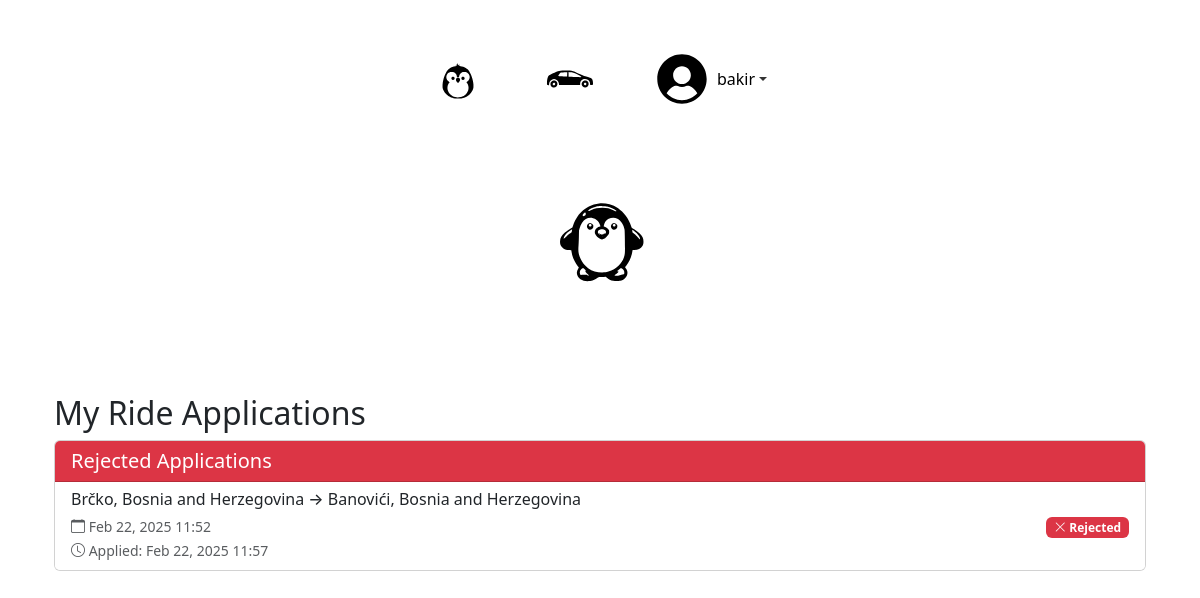
The app's page /profile/sent_rides/ (signed in), older data.
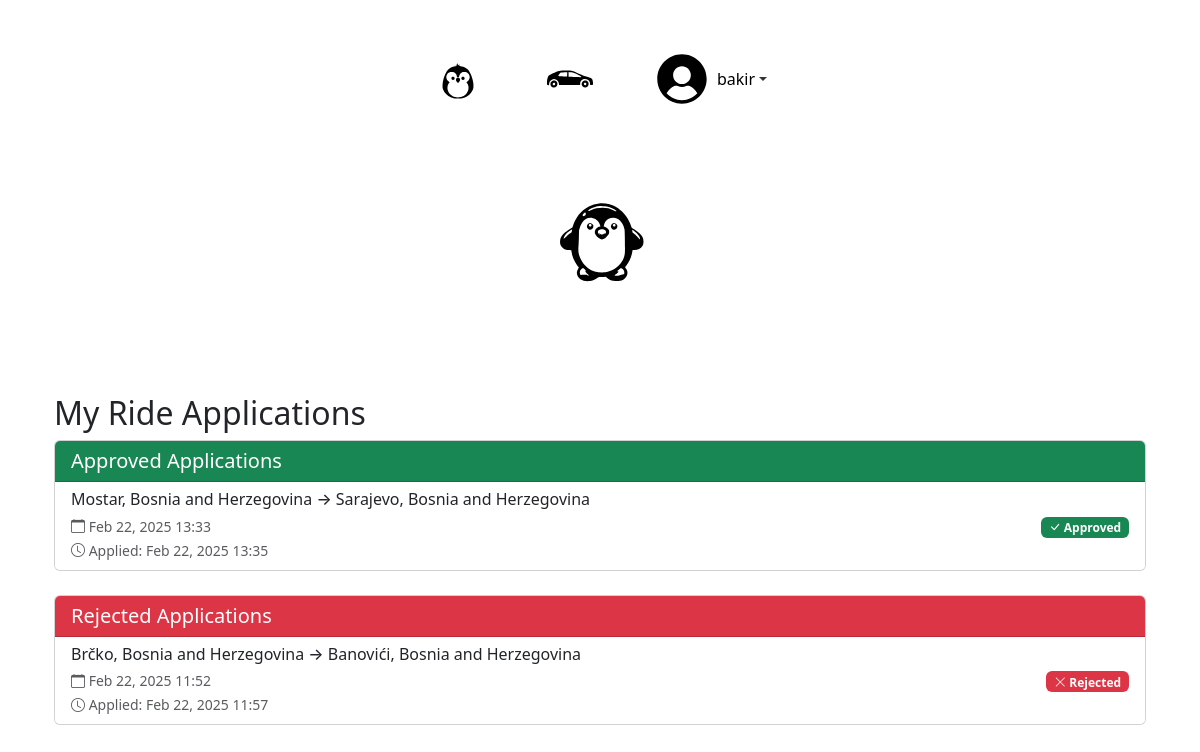
The same page, newer data.
### base/models.py (models this page shows, shortened)
class RideApplication(models.Model):
    STATUS_CHOICES = [
        ('PENDING', 'Pending'),
        ('APPROVED', 'Approved'),
        ('REJECTED', 'Rejected'),
    ]
    user = models.ForeignKey(User, on_delete=models.CASCADE, related_name='ride_applications')
    ride = models.ForeignKey(Ride, on_delete=models.CASCADE, related_name='applications')
    status = models.CharField(max_length=10, choices=STATUS_CHOICES, default='PENDING')
    applied_at = models.DateTimeField(auto_now_add=True)
    updated_at = models.DateTimeField(auto_now=True)
    message = models.TextField(blank=True, null=True)  # Optional message from applicant
    class Meta:
        unique_together = ('user', 'ride')  # Prevent duplicate applications
        ordering = ['-applied_at']
        verbose_name = 'Ride Application'
        verbose_name_plural = 'Ride Applications'

class Ride(models.Model):
    start = models.CharField(max_length=50)
    end = models.CharField (max_length=50)
    distance = models.DecimalField(max_digits=10, decimal_places=2, default=0.00)
    travelers = models.IntegerField(default=1)
    duration = models.DurationField(null=True, blank=True)
    created_on = models.DateTimeField(default=timezone.now)  # Changed from auto_now_add
    start_date = models.DateTimeField(default=timezone.now)
    STATUS_CHOICES = [
        ('PREPARING', 'Preparing'),
        ('FINISHED', 'Finished'),
        ('CANCELED', 'Canceled'),
    ]
    status = models.CharField(
        max_length=10,
        choices=STATUS_CHOICES,
        default='PREPARING'
    )
    origin_place_id = models.CharField(max_length=255, null=True)
    origin_latitude = models.FloatField(default=0)
    origin_longitude = models.FloatField(default=0)
    destination_place_id = models.CharField(max_length=255, null=True)
    destination_latitude = models.FloatField(default=0)
    destination_longitude = models.FloatField(default=0)
    distance_km = models.FloatField(default=0)
    duration_text = models.CharField(max_length=100, null=True)
    selected_route_index = models.IntegerField(default=0)
    selected_route_polyline = models.TextField(default='')

### user_profile/views.py (the view)
# urls.py: path('sent_rides/', sent_rides, name='sent_rides'),
@login_required
def sent_rides(request):
    ride_applications = RideApplication.objects.filter(
        user=request.user
    ).select_related('ride').order_by('-applied_at')
    return render(request, 'sent_rides.html', {
        'ride_applications': ride_applications
    })

### user_profile/templates/sent_rides.html (shortened to what this page needs)
{% extends 'base.html' %}
{% load static %}
{% block content %}
<div class="container mt-4">
    <h2>My Ride Applications</h2>
    {% if ride_applications %}
        {% regroup ride_applications by status as status_list %}
        {% for status in status_list %}
            <div class="card mb-4">
                <div class="card-header {% if status.grouper == 'PENDING' %}bg-warning{% elif status.grouper == 'APPROVED' %}bg-success{% else %}bg-danger{% endif %} text-white">
                    <h5 class="mb-0">{{ status.grouper|title }} Applications</h5>
                </div>
                <div class="list-group list-group-flush">
                    {% for application in status.list %}
                        <div class="list-group-item">
                            <div class="d-flex justify-content-between align-items-center">
                                <div>
                                    <h6 class="mb-1">{{ application.ride.start }} → {{ application.ride.end }}</h6>
                                    <small class="text-muted">
                                        <i class="bi bi-calendar"></i> {{ application.ride.start_date|date:"M d, Y H:i" }}
                                        <br>
                                        <i class="bi bi-clock"></i> Applied: {{ application.applied_at|date:"M d, Y H:i" }}
                                    </small>
                                </div>
                                <div>
                                    {% if application.status == 'PENDING' %}
                                    <form method="post" action="{% url 'user_profile:cancel_application' application.id %}" style="display: inline;">
                                            {% csrf_token %}
                                            <button type="submit" class="btn btn-danger btn-sm"
                                                    onclick="return confirm('Are you sure you want to cancel this application?')">
                                                <i class="bi bi-x-lg"></i> Cancel
                                            </button>
                                        </form>
                                    {% elif application.status == 'APPROVED' %}
                                        <span class="badge bg-success">
                                            <i class="bi bi-check-lg"></i> Approved
                                        </span>
                                    {% else %}
                                        <span class="badge bg-danger">
                                            <i class="bi bi-x-lg"></i> Rejected
                                        </span>
                                    {% endif %}
                                </div>
                            </div>
                        </div>
                    {% endfor %}
                </div>
            </div>
        {% endfor %}
    {% else %}
        <div class="alert alert-info">
            <i class="bi bi-info-circle"></i> You haven't applied for any rides yet.
        </div>
    {% endif %}
</div>
<link rel="stylesheet" href="https://cdn.jsdelivr.net/npm/bootstrap-icons@1.11.1/font/bootstrap-icons.css">
{% endblock %}

Row changes from the older to the newer data that the page shows:
added RideApplication: grouper "Approved", ride.start "Mostar, Bosnia and Herzegovina", ride.end "Sarajevo, Bosnia and Herzegovina", ride.start_date "Feb 22, 2025 13:33", applied_at "Feb 22, 2025 13:35"
Text that changed along with them:
new list line: "Applications"
